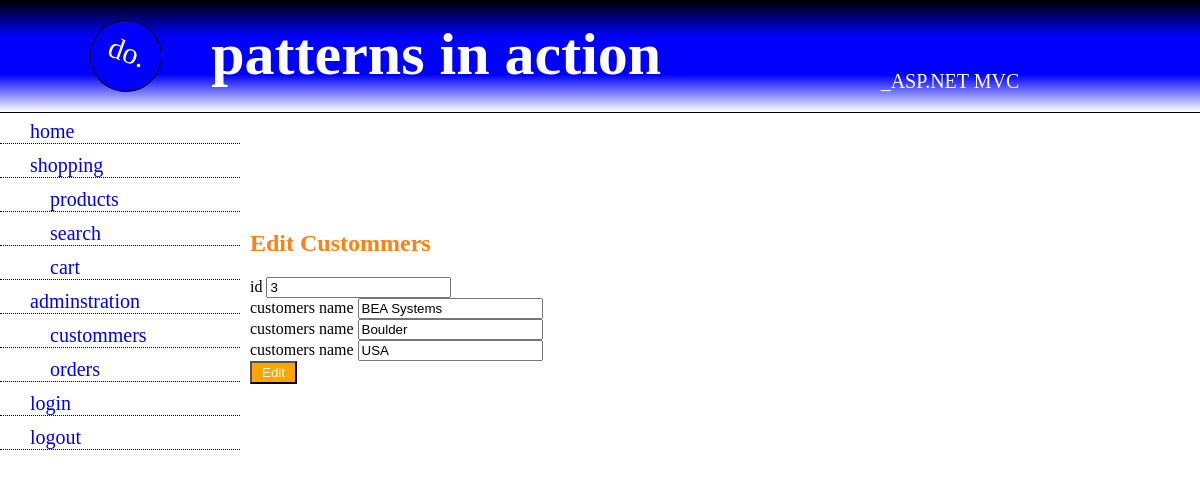
Page /edit.php?update_id=3 (signed in) on the committed database.
### tables this page shows
CREATE TABLE `customers` (
  `id` int(11) NOT NULL,
  `customer_name` varchar(255) NOT NULL,
  `city` varchar(255) NOT NULL,
  `country` varchar(255) NOT NULL
);

### edit.php (the view, shortened to what this page needs)
<?php
if(!isset($_SESSION['admin'])){
    header('location:login.php');
}else{
    require_once('connect.php');
?>
<!DOCTYPE html>
<html lang="en">
<head>
    <link rel="stylesheet" href="css/style.css">
</head>
<body>
    <?php include_once('header.php');?>
    <section>
        <h1> Edit custommers</h1>
        <?php
            if(isset($_REQUEST['update_id'])){
            $id = $_REQUEST['update_id'];
            $select_customer = $db->prepare("SELECT * FROM `customers` WHERE id = ? ");
            $select_customer->execute([$id]);
            $row = $select_customer->fetch(PDO::FETCH_ASSOC);
            }
        ?>
        <form action="" method="post">
           <div class="box">
                <label for="">id</label>
                <input type="number" name="id" value="<?php echo $row['id']?>" readonly>
           </div>
           <div class="box">
                <label for="">customers name</label>
                <input type="text" name="customer_name" value="<?php echo $row['customer_name']?>">
           </div>
           <div class="box">
                <label for="">customers name</label>
                <input type="text" name="city" value="<?php echo $row['city']?>">
           </div>
           <div class="box">
                <label for="">customers name</label>
                <input type="text"name="country" value="<?php echo $row['country']?>">
           </div>
            <button name="update" class="btn">Edit</button>
        </form>
    </section>
</body>
</html>
<?php } ?>

### css/style.css (style rules this page uses)
body { padding: 0; margin: 0; box-sizing: border-box; }
section { margin: 0 auto; max-width: 700px; margin-top: -250px; }
section h1 { color: rgb(255, 129, 18); text-transform: capitalize; }
form .btn { background-color: orange; text-decoration: none; color: #fff; text-transform: capitalize; padding: 2px 10px; }

### rows in the picture
customers: id "3", customer_name "BEA Systems", city "Boulder", country "USA"
